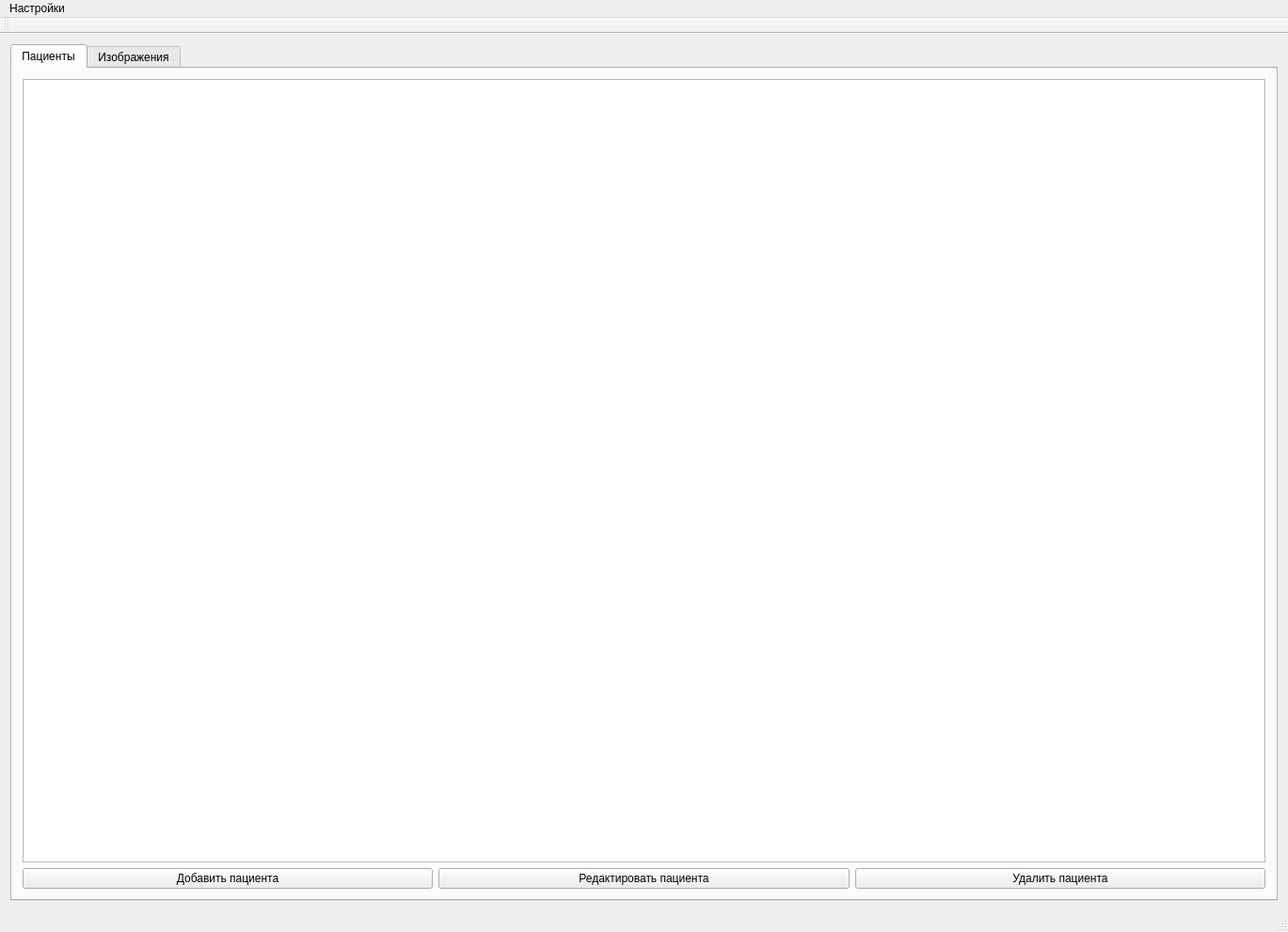
<?xml version="1.0" encoding="UTF-8"?>
<ui version="4.0">
 <class>MainWindow</class>
 <widget class="QMainWindow" name="MainWindow">
  <property name="geometry">
   <rect>
    <x>0</x>
    <y>0</y>
    <width>1369</width>
    <height>991</height>
   </rect>
  </property>
  <property name="windowTitle">
   <string>База данных клеток крови</string>
  </property>
  <widget class="QWidget" name="centralWidget">
   <layout class="QGridLayout" name="gridLayout">
    <item row="0" column="0">
     <widget class="QTabWidget" name="tabWidget">
      <property name="currentIndex">
       <number>0</number>
      </property>
      <widget class="QWidget" name="tab">
       <attribute name="title">
        <string>Пациенты</string>
       </attribute>
       <layout class="QGridLayout" name="gridLayout_2">
        <item row="1" column="0">
         <widget class="QPushButton" name="pushButton">
          <property name="text">
           <string>Добавить пациента</string>
          </property>
         </widget>
        </item>
        <item row="1" column="1">
         <widget class="QPushButton" name="pushButton_2">
          <property name="text">
           <string>Редактировать пациента</string>
          </property>
         </widget>
        </item>
        <item row="1" column="2">
         <widget class="QPushButton" name="pushButton_3">
          <property name="text">
           <string>Удалить пациента</string>
          </property>
         </widget>
        </item>
        <item row="0" column="0" colspan="3">
         <widget class="QTableView" name="tableView"/>
        </item>
       </layout>
      </widget>
      <widget class="QWidget" name="tab_2">
       <attribute name="title">
        <string>Изображения</string>
       </attribute>
       <layout class="QGridLayout" name="gridLayout_3">
        <item row="5" column="1">
         <spacer name="verticalSpacer">
          <property name="orientation">
           <enum>Qt::Vertical</enum>
          </property>
          <property name="sizeHint" stdset="0">
           <size>
            <width>20</width>
            <height>40</height>
           </size>
          </property>
         </spacer>
        </item>
        <item row="0" column="0" rowspan="6">
         <widget class="QGraphicsView" name="graphicsView"/>
        </item>
        <item row="3" column="1">
         <widget class="QPushButton" name="pushButton_8">
          <property name="text">
           <string>Выбрать характеристики клетки</string>
          </property>
         </widget>
        </item>
        <item row="1" column="1">
         <widget class="QPushButton" name="pushButton_7">
          <property name="text">
           <string>Нанести разметку</string>
          </property>
         </widget>
        </item>
        <item row="6" column="0" colspan="2">
         <widget class="QTableWidget" name="tableWidget">
          <property name="minimumSize">
           <size>
            <width>0</width>
            <height>227</height>
           </size>
          </property>
          <property name="maximumSize">
           <size>
            <width>16777215</width>
            <height>227</height>
           </size>
          </property>
          <attribute name="horizontalHeaderDefaultSectionSize">
           <number>200</number>
          </attribute>
          <attribute name="verticalHeaderVisible">
           <bool>false</bool>
          </attribute>
          <attribute name="verticalHeaderDefaultSectionSize">
           <number>200</number>
          </attribute>
         </widget>
        </item>
        <item row="2" column="1">
         <widget class="QTreeWidget" name="treeWidget">
          <property name="minimumSize">
           <size>
            <width>400</width>
            <height>0</height>
           </size>
          </property>
          <property name="maximumSize">
           <size>
            <width>400</width>
            <height>16777215</height>
           </size>
          </property>
          <column>
           <property name="text">
            <string>Типы клеток:</string>
           </property>
          </column>
         </widget>
        </item>
        <item row="0" column="1">
         <widget class="QGroupBox" name="groupBox">
          <property name="minimumSize">
           <size>
            <width>400</width>
            <height>150</height>
           </size>
          </property>
          <property name="maximumSize">
           <size>
            <width>200</width>
            <height>150</height>
           </size>
          </property>
          <property name="title">
           <string>Описание изображения</string>
          </property>
          <layout class="QGridLayout" name="gridLayout_4">
           <item row="1" column="0">
            <widget class="QLabel" name="label_2">
             <property name="text">
              <string>Окраска:</string>
             </property>
            </widget>
           </item>
           <item row="0" column="0">
            <widget class="QLabel" name="label">
             <property name="text">
              <string>Увеличение:</string>
             </property>
            </widget>
           </item>
           <item row="0" column="1">
            <widget class="QLabel" name="label_5">
             <property name="text">
              <string/>
             </property>
            </widget>
           </item>
           <item row="1" column="1">
            <widget class="QLabel" name="label_6">
             <property name="text">
              <string/>
             </property>
            </widget>
           </item>
           <item row="2" column="0">
            <widget class="QLabel" name="label_4">
             <property name="text">
              <string>Комментарий:</string>
             </property>
            </widget>
           </item>
           <item row="3" column="0" colspan="2">
            <widget class="QLabel" name="label_8">
             <property name="text">
              <string/>
             </property>
            </widget>
           </item>
          </layout>
         </widget>
        </item>
        <item row="7" column="0" colspan="2">
         <layout class="QHBoxLayout" name="horizontalLayout">
          <item>
           <widget class="QPushButton" name="pushButton_4">
            <property name="text">
             <string>Добавить изображение</string>
            </property>
           </widget>
          </item>
          <item>
           <widget class="QPushButton" name="pushButton_5">
            <property name="text">
             <string>Редактировать изображение</string>
            </property>
           </widget>
          </item>
          <item>
           <widget class="QPushButton" name="pushButton_6">
            <property name="text">
             <string>Удалить изображение</string>
            </property>
           </widget>
          </item>
         </layout>
        </item>
        <item row="4" column="1">
         <widget class="QTreeWidget" name="treeWidget_2">
          <property name="maximumSize">
           <size>
            <width>400</width>
            <height>16777215</height>
           </size>
          </property>
          <column>
           <property name="text">
            <string>Характеристики клетки</string>
           </property>
          </column>
         </widget>
        </item>
       </layout>
      </widget>
     </widget>
    </item>
   </layout>
  </widget>
  <widget class="QMenuBar" name="menuBar">
   <property name="geometry">
    <rect>
     <x>0</x>
     <y>0</y>
     <width>1369</width>
     <height>21</height>
    </rect>
   </property>
   <widget class="QMenu" name="menu">
    <property name="title">
     <string>Настройки</string>
    </property>
    <addaction name="action"/>
   </widget>
   <addaction name="menu"/>
  </widget>
  <widget class="QToolBar" name="mainToolBar">
   <attribute name="toolBarArea">
    <enum>TopToolBarArea</enum>
   </attribute>
   <attribute name="toolBarBreak">
    <bool>false</bool>
   </attribute>
  </widget>
  <widget class="QStatusBar" name="statusBar"/>
  <action name="action">
   <property name="text">
    <string>Настройки таблиц</string>
   </property>
  </action>
 </widget>
 <layoutdefault spacing="6" margin="11"/>
 <resources/>
 <connections/>
</ui>
